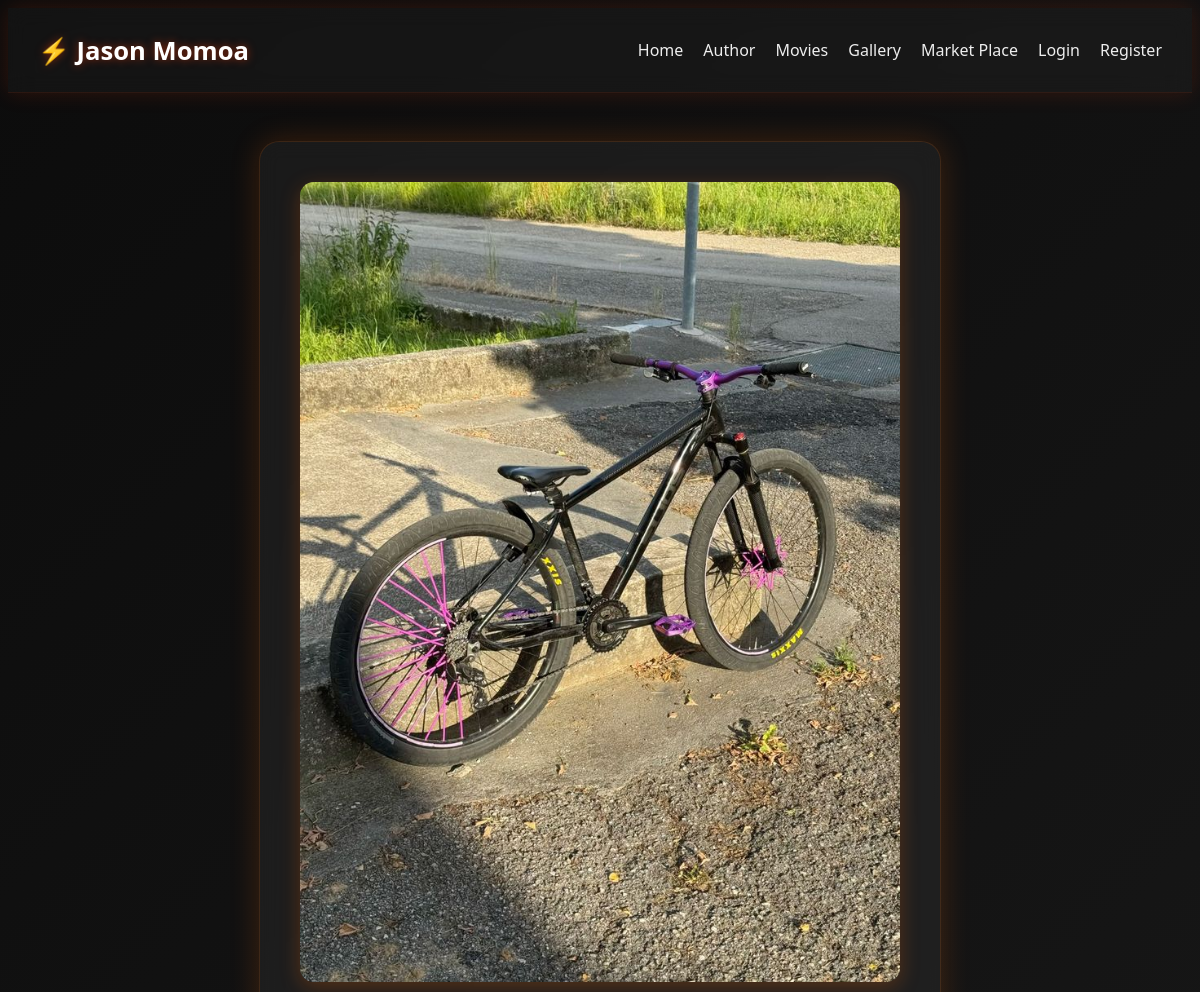
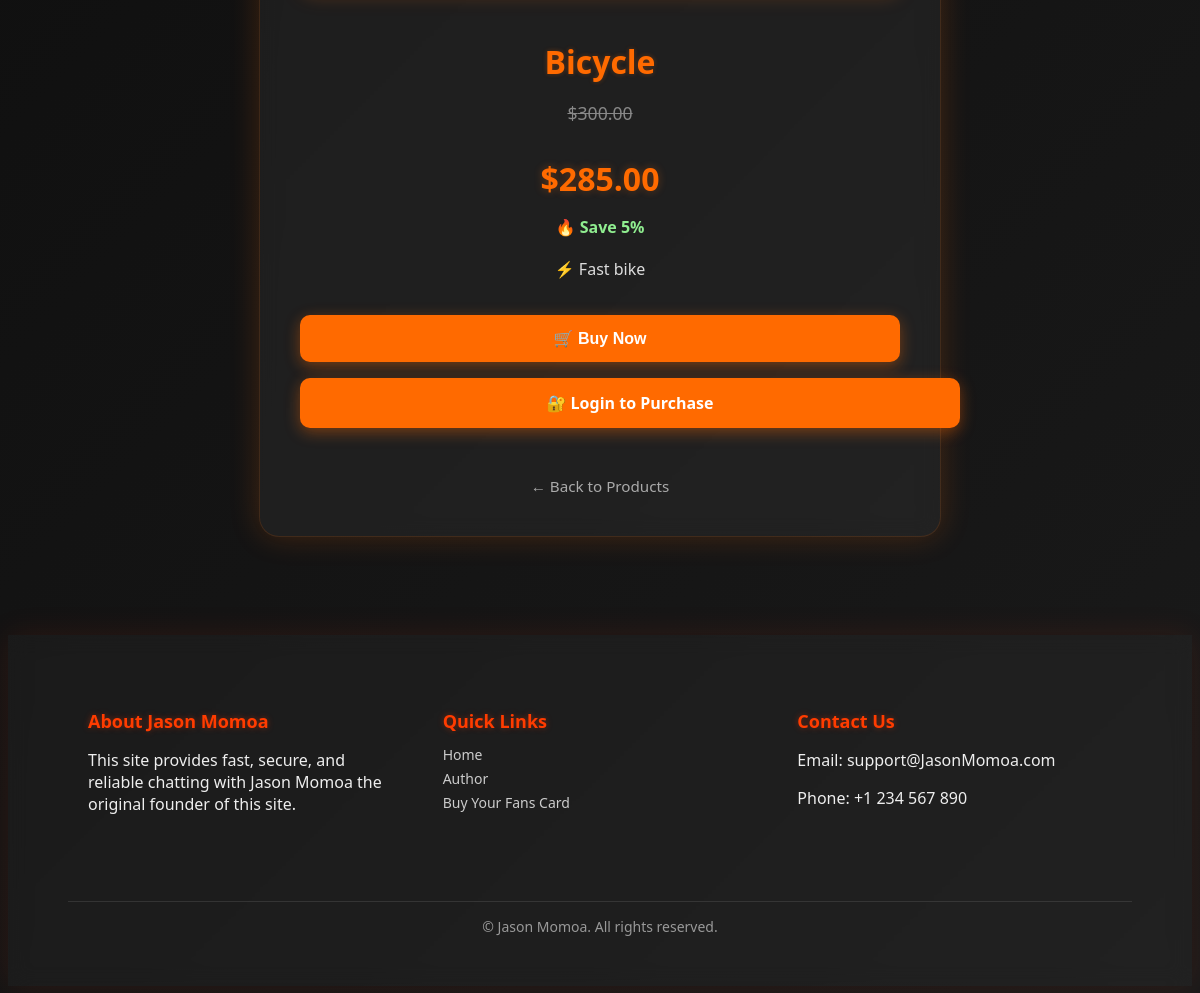
The page /app4product/5/ on the database its author committed (2 pictures, top to bottom).
### app4/models.py (models this page shows, shortened)
class Product(models.Model):
    CATEGORY_CHOICES = [
        ('electronics', 'Electronics'),
        ('fashion', 'Fashion'),
        ('books', 'Books'),
        ('home', 'Home'),
        ('toys', 'Toys'),
        ('car', 'Car'),
        ('bicycle', 'Bicycle'),
        ('clothe', 'Clothe'),
        ('shoe', 'Shoe'),
        ('bag', 'Bag'),
        ('gun', 'Gun'),
        ('cap', 'Cap'),
        ('house', 'House'),
    ]
    name = models.CharField(max_length=255)
    image = models.ImageField(upload_to='products/')
    original_price = models.DecimalField(max_digits=10, decimal_places=2)
    discount_price = models.DecimalField(max_digits=10, decimal_places=2)
    description = models.TextField(blank=True)
    category = models.CharField(max_length=50, choices=CATEGORY_CHOICES, default='other')
    def get_discount_percentage(self):
        return int(100 - (self.discount_price / self.original_price) * 100)

### app4/views.py (the view)
# urls.py: path('product/<int:pk>/', views.product_detail, name='product_detail'),
def product_detail(request, pk):
    product = get_object_or_404(Product, pk=pk)
    return render(request, 'product_detail.html', {'product': product})

### app/context_processors.py (called while the page is built, shortened)
def unread_message_count(request):
    return {}

### app4/templates/product_detail.html (shortened to what this page needs)
{% extends 'base2.html' %}
{% load static %}
{% block content %}
<div class="product-detail-container">
  <div class="product-detail-card">
    <img src="{{ product.image.url }}" alt="{{ product.name }}" class="product-image">
    <h1 class="product-name">{{ product.name }}</h1>
    <p class="original-price">${{ product.original_price }}</p>
    <p class="discount-price">${{ product.discount_price }}</p>
    <p class="save">🔥 Save {{ product.get_discount_percentage }}%</p>
    <p class="description">{{ product.description }}</p>
    <button class="buy-btn">🛒 Buy Now</button>
    {% if user.is_authenticated %}
      <a href="{% url 'payment' %}" class="buy-btn">💳 Proceed to Payment</a>
    {% else %}
      <a href="{% url 'login' %}" class="buy-btn">🔐 Login to Purchase</a>
    {% endif %}
    <a href="{% url 'product_list' %}" class="back-link">← Back to Products</a>
  </div>
</div>
{% endblock %}

### app4/templates/product_detail.html (style rules this page uses)
:root { --accent: #ff6a00; --dark-bg: #0d0d0d; --light-text: #f0f0f0; --glass: rgba(255, 255, 255, 0.05); }
body { background: linear-gradient(135deg, #0c0c0c, #1a1a1a); font-family: 'Segoe UI', Tahoma, Geneva, Verdana, sans-serif; color: var(--light-text); }
.product-detail-container { display: flex; justify-content: center; padding: 3rem 1rem; }
.product-detail-card { background: var(--glass); backdrop-filter: blur(10px); padding: 2.5rem; border-radius: 20px; max-width: 600px; width: 100%; text-align: center; box-shadow: 0 0 30px rgba(255, 106, 0, 0.2); border: 1px solid rgba(255, 106, 0, 0.15); animation: fadeInUp 0.6s ease; }
.product-image { width: 100%; border-radius: 14px; box-shadow: 0 5px 20px rgba(255, 106, 0, 0.25); margin-bottom: 1.5rem; }
.product-name { font-size: 2rem; font-weight: bold; margin-bottom: 0.5rem; color: var(--accent); text-shadow: 0 0 5px rgba(255, 106, 0, 0.3); }
.original-price { text-decoration: line-through; color: #888; margin-bottom: 0.5rem; font-size: 1.1rem; }
.discount-price { font-size: 2rem; font-weight: 700; color: #ff6a00; margin-bottom: 0.5rem; text-shadow: 0 0 8px rgba(255, 106, 0, 0.3); }
.save { color: lightgreen; font-weight: 600; margin-bottom: 1.2rem; }
.description { font-size: 1rem; line-height: 1.6; color: #ddd; margin-bottom: 2rem; }
.buy-btn { display: inline-block; width: 100%; padding: 14px 30px; font-size: 1rem; font-weight: bold; background-color: var(--accent); color: #fff; text-align: center; text-decoration: none; border: none; border-radius: 10px; cursor: pointer; box-shadow: 0 4px 15px rgba(255, 106, 0, 0.4); transition: transform 0.3s ease, box-shadow 0.3s ease; margin-bottom: 1rem; }
.back-link { display: block; margin-top: 2rem; color: #aaa; text-decoration: none; font-size: 0.95rem; transition: color 0.3s ease; }

### rows shown on the page
Product: image (picture), name "Bicycle", original_price "300.00", discount_price "285.00", get_discount_percentage "5", description "⚡ Fast bike"
